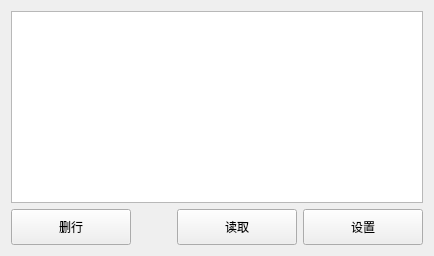
     <widget class="QWidget" name="tab_timeBaseSchedule">
      <attribute name="icon">
       <iconset>
        <normaloff>SRC/calendar.png</normaloff>SRC/calendar.png</iconset>
      </attribute>
      <attribute name="title">
       <string>Horario</string>
      </attribute>
      <layout class="QVBoxLayout" name="verticalLayout_10">
       <item>
        <widget class="QTableView" name="tableSchedule">
         <property name="editTriggers">
          <set>QAbstractItemView::DoubleClicked</set>
         </property>
         <property name="tabKeyNavigation">
          <bool>false</bool>
         </property>
         <property name="showDropIndicator" stdset="0">
          <bool>false</bool>
         </property>
         <property name="dragDropOverwriteMode">
          <bool>false</bool>
         </property>
        </widget>
       </item>
       <item>
        <layout class="QHBoxLayout" name="horizontalLayout_5" stretch="0,1,0,0">
         <item>
          <widget class="QPushButton" name="pushButton_ScheduleDelete">
           <property name="minimumSize">
            <size>
             <width>120</width>
             <height>36</height>
            </size>
           </property>
           <property name="text">
            <string>删行</string>
           </property>
          </widget>
         </item>
         <item>
          <spacer name="horizontalSpacer_15">
           <property name="orientation">
            <enum>Qt::Horizontal</enum>
           </property>
           <property name="sizeHint" stdset="0">
            <size>
             <width>40</width>
             <height>20</height>
            </size>
           </property>
          </spacer>
         </item>
         <item>
          <widget class="QPushButton" name="pushButton_ScheduleRead">
           <property name="minimumSize">
            <size>
             <width>120</width>
             <height>36</height>
            </size>
           </property>
           <property name="text">
            <string>读取</string>
           </property>
          </widget>
         </item>
         <item>
          <widget class="QPushButton" name="pushButton_ScheduleSet">
           <property name="minimumSize">
            <size>
             <width>120</width>
             <height>36</height>
            </size>
           </property>
           <property name="text">
            <string>设置</string>
           </property>
          </widget>
         </item>
        </layout>
       </item>
      </layout>
     </widget>
